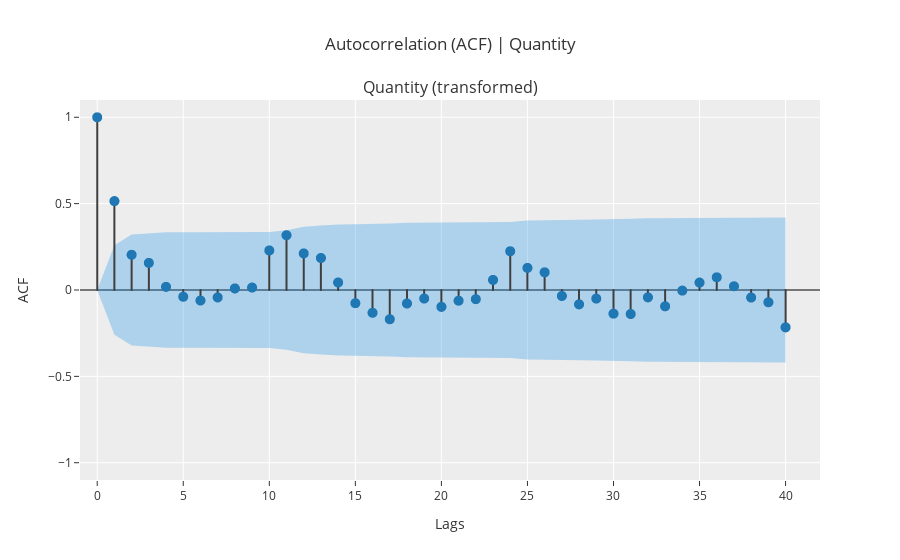
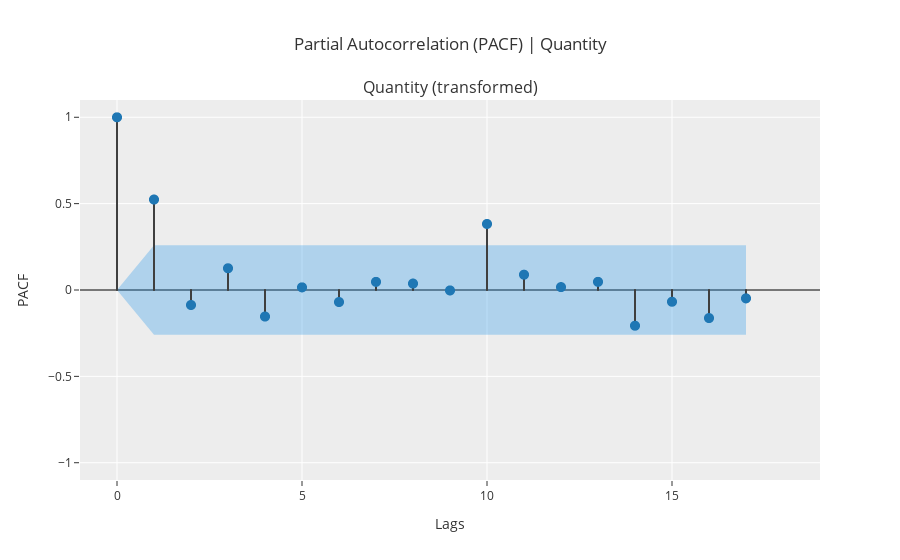

Notebook code cell kept with these figures, in order:
### Code cell
exp.plot_model(plot='acf')
exp.plot_model(plot='pacf')

### Figure 1 — Plotly figure (JSON) as saved in the notebook; plotly's stock layout.template omitted (floating-point values rounded to 4 significant figures)
{"data": [{"line": {"color": "#3f3f3f"}, "marker": {"size": 10}, "mode": "lines", "name": "ACF", "showlegend": false, "type": "scattergl", "x": [0, 0], "xaxis": "x", "y": [0, 1], "yaxis": "y"}, {"line": {"color": "#3f3f3f"}, "marker": {"size": 10}, "mode": "lines", "name": "ACF", "showlegend": false, "type": "scattergl", "x": [1, 1], "xaxis": "x", "y": [0, 0.5146], "yaxis": "y"}, {"line": {"color": "#3f3f3f"}, "marker": {"size": 10}, "mode": "lines", "name": "ACF", "showlegend": false, "type": "scattergl", "x": [2, 2], "xaxis": "x", "y": [0, 0.204], "yaxis": "y"}, {"line": {"color": "#3f3f3f"}, "marker": {"size": 10}, "mode": "lines", "name": "ACF", "showlegend": false, "type": "scattergl", "x": [3, 3], "xaxis": "x", "y": [0, 0.1568], "yaxis": "y"}, {"line": {"color": "#3f3f3f"}, "marker": {"size": 10}, "mode": "lines", "name": "ACF", "showlegend": false, "type": "scattergl", "x": [4, 4], "xaxis": "x", "y": [0, 0.01821], "yaxis": "y"}, {"line": {"color": "#3f3f3f"}, "marker": {"size": 10}, "mode": "lines", "name": "ACF", "showlegend": false, "type": "scattergl", "x": [5, 5], "xaxis": "x", "y": [0, -0.03911], "yaxis": "y"}, {"line": {"color": "#3f3f3f"}, "marker": {"size": 10}, "mode": "lines", "name": "ACF", "showlegend": false, "type": "scattergl", "x": [6, 6], "xaxis": "x", "y": [0, -0.06078], "yaxis": "y"}, {"line": {"color": "#3f3f3f"}, "marker": {"size": 10}, "mode": "lines", "name": "ACF", "showlegend": false, "type": "scattergl", "x": [7, 7], "xaxis": "x", "y": [0, -0.04295], "yaxis": "y"}, {"line": {"color": "#3f3f3f"}, "marker": {"size": 10}, "mode": "lines", "name": "ACF", "showlegend": false, "type": "scattergl", "x": [8, 8], "xaxis": "x", "y": [0, 0.009057], "yaxis": "y"}, {"line": {"color": "#3f3f3f"}, "marker": {"size": 10}, "mode": "lines", "name": "ACF", "showlegend": false, "type": "scattergl", "x": [9, 9], "xaxis": "x", "y": [0, 0.01403], "yaxis": "y"}, {"line": {"color": "#3f3f3f"}, "marker": {"size": 10}, "mode": "lines", "name": "ACF", "showlegend": false, "type": "scattergl", "x": [10, 10], "xaxis": "x", "y": [0, 0.2288], "yaxis": "y"}, {"line": {"color": "#3f3f3f"}, "marker": {"size": 10}, "mode": "lines", "name": "ACF", "showlegend": false, "type": "scattergl", "x": [11, 11], "xaxis": "x", "y": [0, 0.3171], "yaxis": "y"}, {"line": {"color": "#3f3f3f"}, "marker": {"size": 10}, "mode": "lines", "name": "ACF", "showlegend": false, "type": "scattergl", "x": [12, 12], "xaxis": "x", "y": [0, 0.2116], "yaxis": "y"}, {"line": {"color": "#3f3f3f"}, "marker": {"size": 10}, "mode": "lines", "name": "ACF", "showlegend": false, "type": "scattergl", "x": [13, 13], "xaxis": "x", "y": [0, 0.1853], "yaxis": "y"}, {"line": {"color": "#3f3f3f"}, "marker": {"size": 10}, "mode": "lines", "name": "ACF", "showlegend": false, "type": "scattergl", "x": [14, 14], "xaxis": "x", "y": [0, 0.04349], "yaxis": "y"}, {"line": {"color": "#3f3f3f"}, "marker": {"size": 10}, "mode": "lines", "name": "ACF", "showlegend": false, "type": "scattergl", "x": [15, 15], "xaxis": "x", "y": [0, -0.07632], "yaxis": "y"}, {"line": {"color": "#3f3f3f"}, "marker": {"size": 10}, "mode": "lines", "name": "ACF", "showlegend": false, "type": "scattergl", "x": [16, 16], "xaxis": "x", "y": [0, -0.1319], "yaxis": "y"}, {"line": {"color": "#3f3f3f"}, "marker": {"size": 10}, "mode": "lines", "name": "ACF", "showlegend": false, "type": "scattergl", "x": [17, 17], "xaxis": "x", "y": [0, -0.1693], "yaxis": "y"}, {"line": {"color": "#3f3f3f"}, "marker": {"size": 10}, "mode": "lines", "name": "ACF", "showlegend": false, "type": "scattergl", "x": [18, 18], "xaxis": "x", "y": [0, -0.07809], "yaxis": "y"}, {"line": {"color": "#3f3f3f"}, "marker": {"size": 10}, "mode": "lines", "name": "ACF", "showlegend": false, "type": "scattergl", "x": [19, 19], "xaxis": "x", "y": [0, -0.04945], "yaxis": "y"}, {"line": {"color": "#3f3f3f"}, "marker": {"size": 10}, "mode": "lines", "name": "ACF", "showlegend": false, "type": "scattergl", "x": [20, 20], "xaxis": "x", "y": [0, -0.09757], "yaxis": "y"}, {"line": {"color": "#3f3f3f"}, "marker": {"size": 10}, "mode": "lines", "name": "ACF", "showlegend": false, "type": "scattergl", "x": [21, 21], "xaxis": "x", "y": [0, -0.06205], "yaxis": "y"}, {"line": {"color": "#3f3f3f"}, "marker": {"size": 10}, "mode": "lines", "name": "ACF", "showlegend": false, "type": "scattergl", "x": [22, 22], "xaxis": "x", "y": [0, -0.05319], "yaxis": "y"}, {"line": {"color": "#3f3f3f"}, "marker": {"size": 10}, "mode": "lines", "name": "ACF", "showlegend": false, "type": "scattergl", "x": [23, 23], "xaxis": "x", "y": [0, 0.0582], "yaxis": "y"}, {"line": {"color": "#3f3f3f"}, "marker": {"size": 10}, "mode": "lines", "name": "ACF", "showlegend": false, "type": "scattergl", "x": [24, 24], "xaxis": "x", "y": [0, 0.2243], "yaxis": "y"}, {"line": {"color": "#3f3f3f"}, "marker": {"size": 10}, "mode": "lines", "name": "ACF", "showlegend": false, "type": "scattergl", "x": [25, 25], "xaxis": "x", "y": [0, 0.1279], "yaxis": "y"}, {"line": {"color": "#3f3f3f"}, "marker": {"size": 10}, "mode": "lines", "name": "ACF", "showlegend": false, "type": "scattergl", "x": [26, 26], "xaxis": "x", "y": [0, 0.1025], "yaxis": "y"}, {"line": {"color": "#3f3f3f"}, "marker": {"size": 10}, "mode": "lines", "name": "ACF", "showlegend": false, "type": "scattergl", "x": [27, 27], "xaxis": "x", "y": [0, -0.0345], "yaxis": "y"}, {"line": {"color": "#3f3f3f"}, "marker": {"size": 10}, "mode": "lines", "name": "ACF", "showlegend": false, "type": "scattergl", "x": [28, 28], "xaxis": "x", "y": [0, -0.08313], "yaxis": "y"}, {"line": {"color": "#3f3f3f"}, "marker": {"size": 10}, "mode": "lines", "name": "ACF", "showlegend": false, "type": "scattergl", "x": [29, 29], "xaxis": "x", "y": [0, -0.04967], "yaxis": "y"}, {"line": {"color": "#3f3f3f"}, "marker": {"size": 10}, "mode": "lines", "name": "ACF", "showlegend": false, "type": "scattergl", "x": [30, 30], "xaxis": "x", "y": [0, -0.137], "yaxis": "y"}, {"line": {"color": "#3f3f3f"}, "marker": {"size": 10}, "mode": "lines", "name": "ACF", "showlegend": false, "type": "scattergl", "x": [31, 31], "xaxis": "x", "y": [0, -0.1389], "yaxis": "y"}, {"line": {"color": "#3f3f3f"}, "marker": {"size": 10}, "mode": "lines", "name": "ACF", "showlegend": false, "type": "scattergl", "x": [32, 32], "xaxis": "x", "y": [0, -0.04245], "yaxis": "y"}, {"line": {"color": "#3f3f3f"}, "marker": {"size": 10}, "mode": "lines", "name": "ACF", "showlegend": false, "type": "scattergl", "x": [33, 33], "xaxis": "x", "y": [0, -0.09443], "yaxis": "y"}, {"line": {"color": "#3f3f3f"}, "marker": {"size": 10}, "mode": "lines", "name": "ACF", "showlegend": false, "type": "scattergl", "x": [34, 34], "xaxis": "x", "y": [0, -0.003533], "yaxis": "y"}, {"line": {"color": "#3f3f3f"}, "marker": {"size": 10}, "mode": "lines", "name": "ACF", "showlegend": false, "type": "scattergl", "x": [35, 35], "xaxis": "x", "y": [0, 0.04285], "yaxis": "y"}, {"line": {"color": "#3f3f3f"}, "marker": {"size": 10}, "mode": "lines", "name": "ACF", "showlegend": false, "type": "scattergl", "x": [36, 36], "xaxis": "x", "y": [0, 0.07364], "yaxis": "y"}, {"line": {"color": "#3f3f3f"}, "marker": {"size": 10}, "mode": "lines", "name": "ACF", "showlegend": false, "type": "scattergl", "x": [37, 37], "xaxis": "x", "y": [0, 0.02177], "yaxis": "y"}, {"line": {"color": "#3f3f3f"}, "marker": {"size": 10}, "mode": "lines", "name": "ACF", "showlegend": false, "type": "scattergl", "x": [38, 38], "xaxis": "x", "y": [0, -0.04363], "yaxis": "y"}, {"line": {"color": "#3f3f3f"}, "marker": {"size": 10}, "mode": "lines", "name": "ACF", "showlegend": false, "type": "scattergl", "x": [39, 39], "xaxis": "x", "y": [0, -0.07114], "yaxis": "y"}, {"line": {"color": "#3f3f3f"}, "marker": {"size": 10}, "mode": "lines", "name": "ACF", "showlegend": false, "type": "scattergl", "x": [40, 40], "xaxis": "x", "y": [0, -0.2162], "yaxis": "y"}, {"marker": {"color": "#1f77b4", "size": 10}, "mode": "markers", "name": "ACF", "showlegend": false, "type": "scattergl", "x": [0, 1, 2, 3, 4, 5, 6, 7, 8, 9, 10, 11, 12, 13, 14, 15, 16, 17, 18, 19, 20, 21, 22, 23, 24, 25, 26, 27, 28, 29, 30, 31, 32, 33, 34, 35, 36, 37, 38, 39, 40], "xaxis": "x", "y": [1, 0.5146, 0.204, 0.1568, 0.01821, -0.03911, -0.06078, -0.04295, 0.009057, 0.01403, 0.2288, 0.3171, 0.2116, 0.1853, 0.04349, -0.07632, -0.1319, -0.1693, -0.07809, -0.04945, -0.09757, -0.06205, -0.05319, 0.0582, 0.2243, 0.1279, 0.1025, -0.0345, -0.08313, -0.04967, -0.137, -0.1389, -0.04245, -0.09443, -0.003533, 0.04285, 0.07364, 0.02177, -0.04363, -0.07114, -0.2162], "yaxis": "y"}, {"line": {"color": "rgba(255,255,255,0)"}, "marker": {"size": 10}, "mode": "lines", "name": "UC", "showlegend": false, "type": "scatter", "x": [0, 1, 2, 3, 4, 5, 6, 7, 8, 9, 10, 11, 12, 13, 14, 15, 16, 17, 18, 19, 20, 21, 22, 23, 24, 25, 26, 27, 28, 29, 30, 31, 32, 33, 34, 35, 36, 37, 38, 39, 40], "xaxis": "x", "y": [0, 0.2596, 0.3211, 0.3297, 0.3347, 0.3347, 0.335, 0.3358, 0.3362, 0.3362, 0.3362, 0.3465, 0.3656, 0.3737, 0.3799, 0.3802, 0.3813, 0.3843, 0.3893, 0.3904, 0.3908, 0.3924, 0.3931, 0.3936, 0.3942, 0.4027, 0.4054, 0.4071, 0.4073, 0.4085, 0.4089, 0.412, 0.4151, 0.4154, 0.4168, 0.4168, 0.4171, 0.418, 0.4181, 0.4184, 0.4192], "yaxis": "y"}, {"fill": "tonexty", "fillcolor": "rgba(32, 146, 230,0.3)", "line": {"color": "rgba(255,255,255,0)"}, "marker": {"size": 10}, "mode": "lines", "name": "LC", "showlegend": false, "type": "scatter", "x": [0, 1, 2, 3, 4, 5, 6, 7, 8, 9, 10, 11, 12, 13, 14, 15, 16, 17, 18, 19, 20, 21, 22, 23, 24, 25, 26, 27, 28, 29, 30, 31, 32, 33, 34, 35, 36, 37, 38, 39, 40], "xaxis": "x", "y": [0, -0.2596, -0.3211, -0.3297, -0.3347, -0.3347, -0.335, -0.3358, -0.3362, -0.3362, -0.3362, -0.3465, -0.3656, -0.3737, -0.3799, -0.3802, -0.3813, -0.3843, -0.3893, -0.3904, -0.3908, -0.3924, -0.3931, -0.3936, -0.3942, -0.4027, -0.4054, -0.4071, -0.4073, -0.4085, -0.4089, -0.412, -0.4151, -0.4154, -0.4168, -0.4168, -0.4171, -0.418, -0.4181, -0.4184, -0.4192], "yaxis": "y"}], "layout": {"annotations": [{"font": {"size": 16}, "showarrow": false, "text": "Quantity (transformed)", "x": 0.5, "xanchor": "center", "xref": "paper", "y": 1, "yanchor": "bottom", "yref": "paper"}], "showlegend": false, "title": {"text": "Autocorrelation (ACF) | Quantity"}, "xaxis": {"anchor": "y", "domain": [0, 1], "range": [-1, 42], "title": {"text": "Lags"}}, "yaxis": {"anchor": "x", "domain": [0, 1], "range": [-1.1, 1.1], "title": {"text": "ACF"}, "zerolinecolor": "#000000"}}}

### Figure 2 — Plotly figure (JSON) as saved in the notebook; plotly's stock layout.template omitted (floating-point values rounded to 4 significant figures)
{"data": [{"line": {"color": "#3f3f3f"}, "marker": {"size": 10}, "mode": "lines", "name": "PACF", "showlegend": false, "type": "scattergl", "x": [0, 0], "xaxis": "x", "y": [0, 1], "yaxis": "y"}, {"line": {"color": "#3f3f3f"}, "marker": {"size": 10}, "mode": "lines", "name": "PACF", "showlegend": false, "type": "scattergl", "x": [1, 1], "xaxis": "x", "y": [0, 0.5238], "yaxis": "y"}, {"line": {"color": "#3f3f3f"}, "marker": {"size": 10}, "mode": "lines", "name": "PACF", "showlegend": false, "type": "scattergl", "x": [2, 2], "xaxis": "x", "y": [0, -0.08675], "yaxis": "y"}, {"line": {"color": "#3f3f3f"}, "marker": {"size": 10}, "mode": "lines", "name": "PACF", "showlegend": false, "type": "scattergl", "x": [3, 3], "xaxis": "x", "y": [0, 0.1259], "yaxis": "y"}, {"line": {"color": "#3f3f3f"}, "marker": {"size": 10}, "mode": "lines", "name": "PACF", "showlegend": false, "type": "scattergl", "x": [4, 4], "xaxis": "x", "y": [0, -0.1537], "yaxis": "y"}, {"line": {"color": "#3f3f3f"}, "marker": {"size": 10}, "mode": "lines", "name": "PACF", "showlegend": false, "type": "scattergl", "x": [5, 5], "xaxis": "x", "y": [0, 0.01542], "yaxis": "y"}, {"line": {"color": "#3f3f3f"}, "marker": {"size": 10}, "mode": "lines", "name": "PACF", "showlegend": false, "type": "scattergl", "x": [6, 6], "xaxis": "x", "y": [0, -0.06965], "yaxis": "y"}, {"line": {"color": "#3f3f3f"}, "marker": {"size": 10}, "mode": "lines", "name": "PACF", "showlegend": false, "type": "scattergl", "x": [7, 7], "xaxis": "x", "y": [0, 0.04711], "yaxis": "y"}, {"line": {"color": "#3f3f3f"}, "marker": {"size": 10}, "mode": "lines", "name": "PACF", "showlegend": false, "type": "scattergl", "x": [8, 8], "xaxis": "x", "y": [0, 0.03733], "yaxis": "y"}, {"line": {"color": "#3f3f3f"}, "marker": {"size": 10}, "mode": "lines", "name": "PACF", "showlegend": false, "type": "scattergl", "x": [9, 9], "xaxis": "x", "y": [0, -0.002448], "yaxis": "y"}, {"line": {"color": "#3f3f3f"}, "marker": {"size": 10}, "mode": "lines", "name": "PACF", "showlegend": false, "type": "scattergl", "x": [10, 10], "xaxis": "x", "y": [0, 0.3823], "yaxis": "y"}, {"line": {"color": "#3f3f3f"}, "marker": {"size": 10}, "mode": "lines", "name": "PACF", "showlegend": false, "type": "scattergl", "x": [11, 11], "xaxis": "x", "y": [0, 0.08874], "yaxis": "y"}, {"line": {"color": "#3f3f3f"}, "marker": {"size": 10}, "mode": "lines", "name": "PACF", "showlegend": false, "type": "scattergl", "x": [12, 12], "xaxis": "x", "y": [0, 0.01687], "yaxis": "y"}, {"line": {"color": "#3f3f3f"}, "marker": {"size": 10}, "mode": "lines", "name": "PACF", "showlegend": false, "type": "scattergl", "x": [13, 13], "xaxis": "x", "y": [0, 0.04719], "yaxis": "y"}, {"line": {"color": "#3f3f3f"}, "marker": {"size": 10}, "mode": "lines", "name": "PACF", "showlegend": false, "type": "scattergl", "x": [14, 14], "xaxis": "x", "y": [0, -0.2067], "yaxis": "y"}, {"line": {"color": "#3f3f3f"}, "marker": {"size": 10}, "mode": "lines", "name": "PACF", "showlegend": false, "type": "scattergl", "x": [15, 15], "xaxis": "x", "y": [0, -0.06799], "yaxis": "y"}, {"line": {"color": "#3f3f3f"}, "marker": {"size": 10}, "mode": "lines", "name": "PACF", "showlegend": false, "type": "scattergl", "x": [16, 16], "xaxis": "x", "y": [0, -0.1625], "yaxis": "y"}, {"line": {"color": "#3f3f3f"}, "marker": {"size": 10}, "mode": "lines", "name": "PACF", "showlegend": false, "type": "scattergl", "x": [17, 17], "xaxis": "x", "y": [0, -0.04825], "yaxis": "y"}, {"marker": {"color": "#1f77b4", "size": 10}, "mode": "markers", "name": "PACF", "showlegend": false, "type": "scattergl", "x": [0, 1, 2, 3, 4, 5, 6, 7, 8, 9, 10, 11, 12, 13, 14, 15, 16, 17], "xaxis": "x", "y": [1, 0.5238, -0.08675, 0.1259, -0.1537, 0.01542, -0.06965, 0.04711, 0.03733, -0.002448, 0.3823, 0.08874, 0.01687, 0.04719, -0.2067, -0.06799, -0.1625, -0.04825], "yaxis": "y"}, {"line": {"color": "rgba(255,255,255,0)"}, "marker": {"size": 10}, "mode": "lines", "name": "UC", "showlegend": false, "type": "scatter", "x": [0, 1, 2, 3, 4, 5, 6, 7, 8, 9, 10, 11, 12, 13, 14, 15, 16, 17], "xaxis": "x", "y": [0, 0.2596, 0.2596, 0.2596, 0.2596, 0.2596, 0.2596, 0.2596, 0.2596, 0.2596, 0.2596, 0.2596, 0.2596, 0.2596, 0.2596, 0.2596, 0.2596, 0.2596], "yaxis": "y"}, {"fill": "tonexty", "fillcolor": "rgba(32, 146, 230,0.3)", "line": {"color": "rgba(255,255,255,0)"}, "marker": {"size": 10}, "mode": "lines", "name": "LC", "showlegend": false, "type": "scatter", "x": [0, 1, 2, 3, 4, 5, 6, 7, 8, 9, 10, 11, 12, 13, 14, 15, 16, 17], "xaxis": "x", "y": [0, -0.2596, -0.2596, -0.2596, -0.2596, -0.2596, -0.2596, -0.2596, -0.2596, -0.2596, -0.2596, -0.2596, -0.2596, -0.2596, -0.2596, -0.2596, -0.2596, -0.2596], "yaxis": "y"}], "layout": {"annotations": [{"font": {"size": 16}, "showarrow": false, "text": "Quantity (transformed)", "x": 0.5, "xanchor": "center", "xref": "paper", "y": 1, "yanchor": "bottom", "yref": "paper"}], "showlegend": false, "title": {"text": "Partial Autocorrelation (PACF) | Quantity"}, "xaxis": {"anchor": "y", "domain": [0, 1], "range": [-1, 19], "title": {"text": "Lags"}}, "yaxis": {"anchor": "x", "domain": [0, 1], "range": [-1.1, 1.1], "title": {"text": "PACF"}, "zerolinecolor": "#000000"}}}
